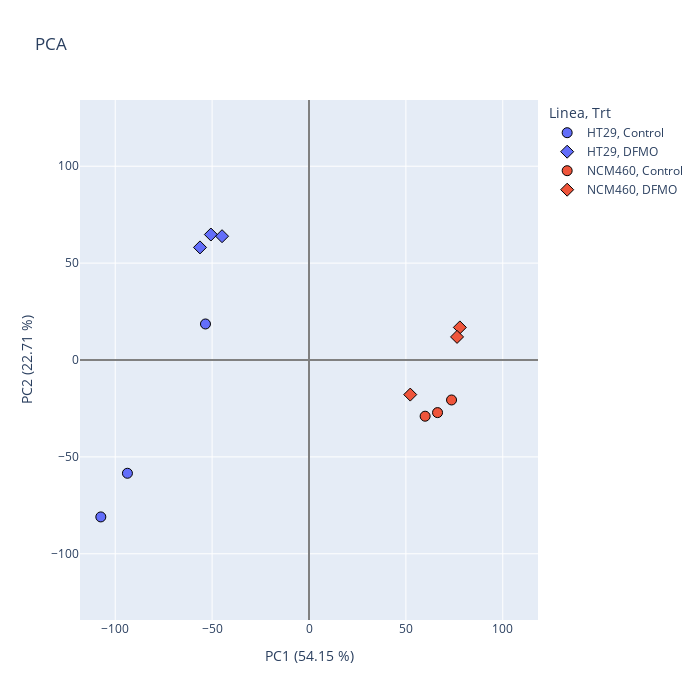

Here is the notebook cell this chart was saved with:
### Markdown cell above
4. Representar las 2 primeras componentes:

### Code cell
import plotly.express as px
df_pca = pd.DataFrame({
    'PC1': -scores[:, 0],
    'PC2': scores[:, 1],
    'PC12': scores[:, 11],
    'Linea': df_covariables["Linea"],
    'Trt': df_covariables["Tratamiento"],
    'TrtLinea': df_covariables["Tratamiento"] + " - " + df_covariables["Linea"],
    'Dia': df_covariables["Dia"]
})
fig = px.scatter(
    df_pca,
    x="PC1",
    y="PC2",
    color="Linea",
    symbol = "Trt",
    hover_data=df_pca,
    title="PCA",
    labels={
        "PC1": f"PC1 ({(var_exp_p[0]*100).round(2)} %)",
        "PC2": f"PC2 ({(var_exp_p[1]*100).round(2)} %)"
    }
)
# Ejes
rango = max(abs(df_pca["PC1"]).max(), abs(df_pca["PC2"]).max())
fig.update_xaxes(range=[-rango*1.1, rango*1.1], zeroline=True, zerolinecolor="gray")
fig.update_yaxes(range=[-rango*1.1, rango*1.1], zeroline=True, zerolinecolor="gray", scaleanchor="x", scaleratio=1)
fig.update_traces(marker=dict(size=10, line=dict(width=1, color='black')))
fig.update_layout(width=700, height = 700)
fig.show()

### Figure 1 — Plotly figure (JSON) as saved in the notebook; plotly's stock layout.template omitted (floating-point values rounded to 4 significant figures)
{"data": [{"customdata": [[7.764e-14, "HT29", "Control", "Control - HT29", 1], [7.764e-14, "HT29", "Control", "Control - HT29", 2], [7.764e-14, "HT29", "Control", "Control - HT29", 3]], "hovertemplate": "Linea=%{customdata[1]}<br>Trt=%{customdata[2]}<br>PC1 (54.15 %)=%{x}<br>PC2 (22.71 %)=%{y}<br>PC12=%{customdata[0]}<br>TrtLinea=%{customdata[3]}<br>Dia=%{customdata[4]}<extra></extra>", "legendgroup": "HT29, Control", "marker": {"color": "#636efa", "line": {"color": "black", "width": 1}, "size": 10, "symbol": "circle"}, "mode": "markers", "name": "HT29, Control", "orientation": "v", "showlegend": true, "type": "scatter", "x": [-53.43, -107.4, -93.7], "xaxis": "x", "y": [18.6, -80.98, -58.46], "yaxis": "y"}, {"customdata": [[7.764e-14, "HT29", "DFMO", "DFMO - HT29", 1], [7.764e-14, "HT29", "DFMO", "DFMO - HT29", 2], [7.764e-14, "HT29", "DFMO", "DFMO - HT29", 3]], "hovertemplate": "Linea=%{customdata[1]}<br>Trt=%{customdata[2]}<br>PC1 (54.15 %)=%{x}<br>PC2 (22.71 %)=%{y}<br>PC12=%{customdata[0]}<br>TrtLinea=%{customdata[3]}<br>Dia=%{customdata[4]}<extra></extra>", "legendgroup": "HT29, DFMO", "marker": {"color": "#636efa", "line": {"color": "black", "width": 1}, "size": 10, "symbol": "diamond"}, "mode": "markers", "name": "HT29, DFMO", "orientation": "v", "showlegend": true, "type": "scatter", "x": [-56.26, -50.64, -44.87], "xaxis": "x", "y": [58.1, 64.75, 63.9], "yaxis": "y"}, {"customdata": [[7.764e-14, "NCM460", "Control", "Control - NCM460", 1], [7.764e-14, "NCM460", "Control", "Control - NCM460", 2], [7.764e-14, "NCM460", "Control", "Control - NCM460", 3]], "hovertemplate": "Linea=%{customdata[1]}<br>Trt=%{customdata[2]}<br>PC1 (54.15 %)=%{x}<br>PC2 (22.71 %)=%{y}<br>PC12=%{customdata[0]}<br>TrtLinea=%{customdata[3]}<br>Dia=%{customdata[4]}<extra></extra>", "legendgroup": "NCM460, Control", "marker": {"color": "#EF553B", "line": {"color": "black", "width": 1}, "size": 10, "symbol": "circle"}, "mode": "markers", "name": "NCM460, Control", "orientation": "v", "showlegend": true, "type": "scatter", "x": [66.34, 73.56, 59.93], "xaxis": "x", "y": [-27.15, -20.63, -29.01], "yaxis": "y"}, {"customdata": [[7.764e-14, "NCM460", "DFMO", "DFMO - NCM460", 1], [7.764e-14, "NCM460", "DFMO", "DFMO - NCM460", 2], [7.764e-14, "NCM460", "DFMO", "DFMO - NCM460", 3]], "hovertemplate": "Linea=%{customdata[1]}<br>Trt=%{customdata[2]}<br>PC1 (54.15 %)=%{x}<br>PC2 (22.71 %)=%{y}<br>PC12=%{customdata[0]}<br>TrtLinea=%{customdata[3]}<br>Dia=%{customdata[4]}<extra></extra>", "legendgroup": "NCM460, DFMO", "marker": {"color": "#EF553B", "line": {"color": "black", "width": 1}, "size": 10, "symbol": "diamond"}, "mode": "markers", "name": "NCM460, DFMO", "orientation": "v", "showlegend": true, "type": "scatter", "x": [77.85, 76.41, 52.25], "xaxis": "x", "y": [16.82, 11.92, -17.86], "yaxis": "y"}], "layout": {"height": 700, "legend": {"title": {"text": "Linea, Trt"}, "tracegroupgap": 0}, "title": {"text": "PCA"}, "width": 700, "xaxis": {"anchor": "y", "domain": [0, 1], "range": [-118.2, 118.2], "title": {"text": "PC1 (54.15 %)"}, "zeroline": true, "zerolinecolor": "gray"}, "yaxis": {"anchor": "x", "domain": [0, 1], "range": [-118.2, 118.2], "scaleanchor": "x", "scaleratio": 1, "title": {"text": "PC2 (22.71 %)"}, "zeroline": true, "zerolinecolor": "gray"}}}
